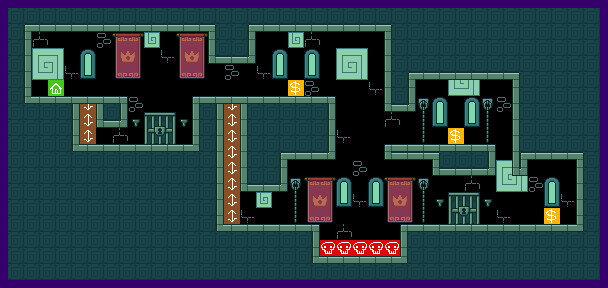

Tiled map render using the project's own tile images. Description and the whole map definition, tile-layer contents included, below:
An orthogonal 38x18 tile map with 16x16 px tiles, 4 tile layers (layer_decoration, layer_logic, layer_walls_physics, layer_walls_visual), 3 tilesets.

<map version="1.10" tiledversion="1.12.1" orientation="orthogonal" renderorder="right-down" width="38" height="18" tilewidth="16" tileheight="16" infinite="0" nextlayerid="39" nextobjectid="11">
 <editorsettings>
  <export format="json" />
 </editorsettings>
 <tileset firstgid="1" source="../tilesets/castle_decor.tsx" />
 <tileset firstgid="25" source="../tilesets/colliders.tsx" />
 <tileset firstgid="57" source="../tilesets/castle_walls.tsx" />
 <layer id="34" name="layer_decoration" width="38" height="18">
  <data encoding="csv">
0,0,0,0,0,0,0,0,0,0,0,0,0,0,0,0,0,0,0,0,0,0,0,0,0,0,0,0,0,0,0,0,0,0,0,0,0,0,
0,0,0,0,0,0,0,0,0,0,0,0,0,0,0,0,0,0,0,0,0,0,0,0,0,0,0,0,0,0,0,0,0,0,0,0,0,0,
0,0,20,0,0,0,19,2,3,24,0,2,3,0,0,0,0,0,24,20,0,0,0,0,0,0,0,0,0,0,0,0,0,0,0,0,0,0,
0,0,16,17,0,1,0,8,9,0,21,8,9,0,0,0,0,1,0,1,0,16,17,0,0,0,0,0,0,0,0,0,0,0,0,0,0,0,
0,0,22,23,21,7,0,14,15,0,0,14,15,0,19,0,21,7,0,7,0,22,23,0,0,0,0,0,16,17,0,0,0,0,0,0,0,0,
0,0,0,0,0,0,0,0,0,0,0,0,0,0,0,0,0,0,0,19,0,0,0,21,0,0,0,0,22,23,0,0,0,0,0,0,0,0,
0,0,0,0,0,0,0,0,19,0,0,0,0,0,0,0,0,0,0,0,0,0,0,0,0,0,6,1,0,1,6,19,0,0,0,0,0,0,
0,0,0,0,0,0,0,0,13,4,5,13,0,0,0,0,0,0,0,0,0,0,0,0,20,0,12,7,0,7,12,0,0,0,0,0,0,0,
0,0,0,0,0,0,0,20,0,10,11,0,0,0,20,0,0,0,0,0,0,21,0,0,0,0,18,0,0,0,18,0,0,0,0,0,0,0,
0,0,0,0,0,0,0,0,0,0,0,0,0,0,0,0,0,0,0,0,0,0,0,0,0,0,0,0,0,0,0,0,0,0,0,0,0,0,
0,0,0,0,0,0,0,0,0,0,0,0,0,0,21,0,0,0,0,0,0,0,19,0,0,0,0,0,16,17,0,16,17,0,0,0,0,0,
0,0,0,0,0,0,0,0,0,0,0,0,0,0,0,0,0,0,6,2,3,1,0,1,2,3,6,0,0,20,0,22,23,19,1,0,0,0,
0,0,0,0,0,0,0,0,0,0,0,0,0,0,0,0,24,0,12,8,9,7,21,7,8,9,12,13,4,5,13,0,0,0,7,21,0,0,
0,0,0,0,0,0,0,0,0,0,0,0,0,0,0,21,0,0,18,14,15,0,0,0,14,15,18,0,10,11,0,21,0,0,0,0,0,0,
0,0,0,0,0,0,0,0,0,0,0,0,0,0,0,0,0,0,0,0,0,20,0,0,0,0,0,0,0,0,0,0,0,0,0,0,0,0,
0,0,0,0,0,0,0,0,0,0,0,0,0,0,0,0,0,0,0,0,0,0,0,0,0,0,0,0,0,0,0,0,0,0,0,0,0,0,
0,0,0,0,0,0,0,0,0,0,0,0,0,0,0,0,0,0,0,0,0,0,0,0,0,0,0,0,0,0,0,0,0,0,0,0,0,0,
0,0,0,0,0,0,0,0,0,0,0,0,0,0,0,0,0,0,0,0,0,0,0,0,0,0,0,0,0,0,0,0,0,0,0,0,0,0
</data>
 </layer>
 <layer id="16" name="layer_logic" width="38" height="18">
  <data encoding="csv">
0,0,0,0,0,0,0,0,0,0,0,0,0,0,0,0,0,0,0,0,0,0,0,0,0,0,0,0,0,0,0,0,0,0,0,0,0,0,
0,0,0,0,0,0,0,0,0,0,0,0,0,0,0,0,0,0,0,0,0,0,0,0,0,0,0,0,0,0,0,0,0,0,0,0,0,0,
0,0,0,0,0,0,0,0,0,0,0,0,0,0,0,0,0,0,0,0,0,0,0,0,0,0,0,0,0,0,0,0,0,0,0,0,0,0,
0,0,0,0,0,0,0,0,0,0,0,0,0,0,0,0,0,0,0,0,0,0,0,0,0,0,0,0,0,0,0,0,0,0,0,0,0,0,
0,0,0,0,0,0,0,0,0,0,0,0,0,0,0,0,0,0,0,0,0,0,0,0,0,0,0,0,0,0,0,0,0,0,0,0,0,0,
0,0,0,25,0,0,0,0,0,0,0,0,0,0,0,0,0,0,26,0,0,0,0,0,0,0,0,0,0,0,0,0,0,0,0,0,0,0,
0,0,0,0,0,27,0,0,0,0,0,0,0,0,27,0,0,0,0,0,0,0,0,0,0,0,0,0,0,0,0,0,0,0,0,0,0,0,
0,0,0,0,0,27,0,0,0,0,0,0,0,0,27,0,0,0,0,0,0,0,0,0,0,0,0,0,0,0,0,0,0,0,0,0,0,0,
0,0,0,0,0,27,0,0,0,0,0,0,0,0,27,0,0,0,0,0,0,0,0,0,0,0,0,0,26,0,0,0,0,0,0,0,0,0,
0,0,0,0,0,0,0,0,0,0,0,0,0,0,27,0,0,0,0,0,0,0,0,0,0,0,0,0,0,0,0,0,0,0,0,0,0,0,
0,0,0,0,0,0,0,0,0,0,0,0,0,0,27,0,0,0,0,0,0,0,0,0,0,0,0,0,0,0,0,0,0,0,0,0,0,0,
0,0,0,0,0,0,0,0,0,0,0,0,0,0,27,0,0,0,0,0,0,0,0,0,0,0,0,0,0,0,0,0,0,0,0,0,0,0,
0,0,0,0,0,0,0,0,0,0,0,0,0,0,27,0,0,0,0,0,0,0,0,0,0,0,0,0,0,0,0,0,0,0,0,0,0,0,
0,0,0,0,0,0,0,0,0,0,0,0,0,0,27,0,0,0,0,0,0,0,0,0,0,0,0,0,0,0,0,0,0,0,26,0,0,0,
0,0,0,0,0,0,0,0,0,0,0,0,0,0,0,0,0,0,0,0,0,0,0,0,0,0,0,0,0,0,0,0,0,0,0,0,0,0,
0,0,0,0,0,0,0,0,0,0,0,0,0,0,0,0,0,0,0,0,28,28,28,28,28,0,0,0,0,0,0,0,0,0,0,0,0,0,
0,0,0,0,0,0,0,0,0,0,0,0,0,0,0,0,0,0,0,0,0,0,0,0,0,0,0,0,0,0,0,0,0,0,0,0,0,0,
0,0,0,0,0,0,0,0,0,0,0,0,0,0,0,0,0,0,0,0,0,0,0,0,0,0,0,0,0,0,0,0,0,0,0,0,0,0
</data>
 </layer>
 <layer id="1" name="layer_walls_physics" width="38" height="18">
  <data encoding="csv">
33,33,33,33,33,33,33,33,33,33,33,33,33,33,33,33,33,33,33,33,33,33,33,33,33,33,33,33,33,33,33,33,33,33,33,33,33,33,
33,33,33,33,33,33,33,33,33,33,33,33,33,33,33,33,33,33,33,33,33,33,33,33,33,33,33,33,33,33,33,33,33,33,33,33,33,33,
33,33,0,0,0,0,0,0,0,0,0,0,0,33,33,33,0,0,0,0,0,0,0,0,33,33,33,33,33,33,33,33,33,33,33,33,33,33,
33,33,0,0,0,0,0,0,0,0,0,0,0,33,33,33,0,0,0,0,0,0,0,0,33,33,33,33,33,33,33,33,33,33,33,33,33,33,
33,33,0,0,0,0,0,0,0,0,0,0,0,0,0,0,0,0,0,0,0,0,0,0,33,33,33,33,33,33,33,33,33,33,33,33,33,33,
33,33,0,0,0,0,0,0,0,0,0,0,0,0,0,0,0,0,0,0,0,0,0,0,33,33,0,0,0,0,0,0,33,33,33,33,33,33,
33,33,33,33,33,34,33,33,0,0,0,0,33,33,34,33,33,33,33,33,33,0,0,0,33,33,0,0,0,0,0,0,33,33,33,33,33,33,
33,33,33,33,33,0,33,33,0,0,0,0,33,33,0,33,33,33,33,33,33,0,0,0,0,0,0,0,0,0,0,0,33,33,33,33,33,33,
33,33,33,33,33,0,0,0,0,0,0,0,33,33,0,33,33,33,33,33,33,0,0,0,0,0,0,0,0,0,0,0,33,33,33,33,33,33,
33,33,33,33,33,33,33,33,33,33,33,33,33,33,0,33,33,33,33,33,33,0,0,0,33,33,33,33,33,33,33,0,33,33,33,33,33,33,
33,33,33,33,33,33,33,33,33,33,33,33,33,33,0,33,33,33,0,0,0,0,0,0,0,0,0,33,33,33,33,0,33,0,0,0,33,33,
33,33,33,33,33,33,33,33,33,33,33,33,33,33,0,33,33,33,0,0,0,0,0,0,0,0,0,0,0,0,0,0,0,0,0,0,33,33,
33,33,33,33,33,33,33,33,33,33,33,33,33,33,0,0,0,0,0,0,0,0,0,0,0,0,0,0,0,0,0,0,0,0,0,0,33,33,
33,33,33,33,33,33,33,33,33,33,33,33,33,33,0,0,0,0,0,0,0,0,0,0,0,0,0,0,0,0,0,0,0,0,0,0,33,33,
33,33,33,33,33,33,33,33,33,33,33,33,33,33,33,33,33,33,33,33,0,0,0,0,0,33,33,33,33,33,33,33,33,33,33,33,33,33,
33,33,33,33,33,33,33,33,33,33,33,33,33,33,33,33,33,33,33,33,0,0,0,0,0,33,33,33,33,33,33,33,33,33,33,33,33,33,
33,33,33,33,33,33,33,33,33,33,33,33,33,33,33,33,33,33,33,33,33,33,33,33,33,33,33,33,33,33,33,33,33,33,33,33,33,33,
33,33,33,33,33,33,33,33,33,33,33,33,33,33,33,33,33,33,33,33,33,33,33,33,33,33,33,33,33,33,33,33,33,33,33,33,33,33
</data>
 </layer>
 <layer id="35" name="layer_walls_visual" width="38" height="18">
  <data encoding="csv">
67,67,67,67,67,67,67,67,67,67,67,67,67,67,67,67,67,67,67,67,67,67,67,67,67,67,67,67,67,67,67,67,67,67,67,67,67,0,
67,68,74,74,74,74,74,74,74,74,74,74,75,67,67,68,74,74,74,74,74,74,74,75,67,67,67,67,67,67,67,67,67,67,67,67,67,0,
67,76,81,81,81,81,81,81,81,81,81,81,58,67,67,76,81,81,81,81,81,81,81,58,67,67,67,67,67,67,67,67,67,67,67,67,67,0,
67,76,81,81,81,81,81,81,81,81,81,81,73,74,74,84,81,81,81,81,81,81,81,58,67,67,67,67,67,67,67,67,67,67,67,67,67,0,
67,76,81,81,81,81,81,81,81,81,81,81,81,81,81,81,81,81,81,81,81,81,81,58,67,68,74,74,74,74,74,75,67,67,67,67,67,0,
67,59,60,60,60,60,60,57,81,81,81,82,60,60,60,60,60,60,60,60,57,81,81,58,67,76,81,81,81,81,81,58,67,67,67,67,67,0,
67,67,67,67,76,58,67,76,81,81,81,58,67,76,58,67,67,67,67,67,76,81,81,73,74,84,81,81,81,81,81,58,67,67,67,67,67,0,
67,67,67,67,76,73,74,84,81,81,81,58,67,76,58,67,67,67,67,67,76,81,81,81,81,81,81,81,81,81,81,58,67,67,67,67,67,0,
67,67,67,67,59,60,60,60,60,60,60,66,67,76,58,67,67,67,67,67,76,81,81,82,60,60,60,60,60,60,57,58,67,67,67,67,67,0,
67,67,67,67,67,67,67,67,67,67,67,67,67,76,58,67,67,68,74,74,84,81,81,73,74,74,75,67,67,67,76,58,68,74,74,75,67,0,
67,67,67,67,67,67,67,67,67,67,67,67,67,76,58,67,67,76,81,81,81,81,81,81,81,81,73,74,74,74,84,73,84,81,81,58,67,0,
67,67,67,67,67,67,67,67,67,67,67,67,67,76,73,74,74,84,81,81,81,81,81,81,81,81,81,81,81,81,81,81,81,81,81,58,67,0,
67,67,67,67,67,67,67,67,67,67,67,67,67,76,81,81,81,81,81,81,81,81,81,81,81,81,81,81,81,81,81,81,81,81,81,58,67,0,
67,67,67,67,67,67,67,67,67,67,67,67,67,59,60,60,60,60,60,57,81,81,81,81,82,60,60,60,60,60,60,60,60,60,60,66,67,0,
67,67,67,67,67,67,67,67,67,67,67,67,67,67,67,67,67,67,67,76,81,81,81,81,58,67,67,67,67,67,67,67,67,67,67,67,67,0,
67,67,67,67,67,67,67,67,67,67,67,67,67,67,67,67,67,67,67,59,60,60,60,60,66,67,67,67,67,67,67,67,67,67,67,67,67,0,
67,67,67,67,67,67,67,67,67,67,67,67,67,67,67,67,67,67,67,67,67,67,67,67,67,67,67,67,67,67,67,67,67,67,67,67,67,0,
0,0,0,0,0,0,0,0,0,0,0,0,0,0,0,0,0,0,0,0,0,0,0,0,0,0,0,0,0,0,0,0,0,0,0,0,0,0
</data>
 </layer>
</map>
